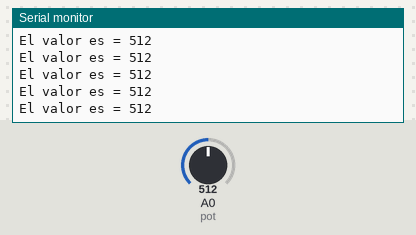
The sketch below on a simulated Arduino Uno, built with avr-gcc and run on an emulated ATmega328P. Shown: the last lines printed to the serial monitor. Inputs (shaded band) come from the test bench; at power-on: A0 (pot) = 512.

Above: at 1.2 s.
1.3 s: A0 (pot) set to 983
At 1.9 s:
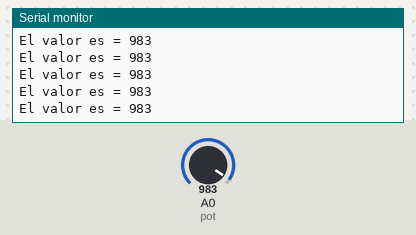
4.3 s: A0 (pot) set to 1009
At 5.1 s:
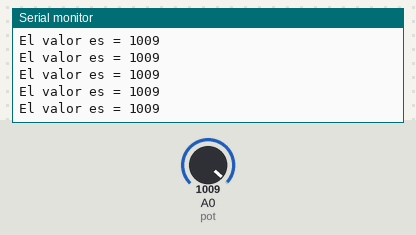
8.8 s: A0 (pot) set to 106
At 9.4 s:
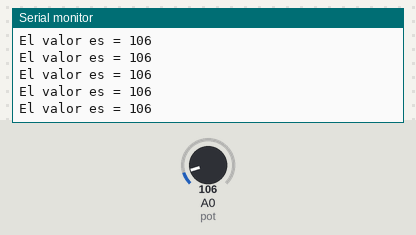
11.8 s: A0 (pot) set to 88
At 12.7 s:
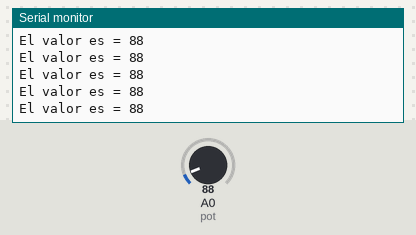
Timing chart, 0 to 14.8 s (numbered marks = the images above; inputs shaded):
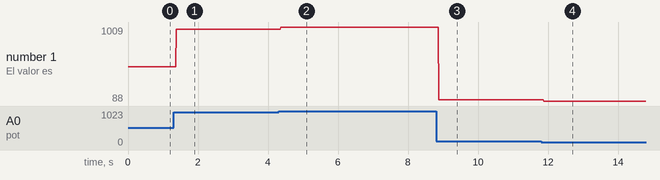

The sketch:

2_POTENCIOMETRO.ino
```cpp
// Configuracion, se ejecuta una vez al comienzo
void setup() {
  Serial.begin(9600); // Iniciar comunacion serial

}

// Programa principal
void loop() {
  int pot = analogRead(A0); // leemos el valor del potenciometro

  String texto = "El valor es = " + String(pot); // Generamos texto con el valor leido

  Serial.println(texto); // mostramos el texto en el monitor
}
```

Measured:
- after the input at 1.3 s, the serial monitor: prints a new line after 0.08 s (image 1)
- after the input at 4.3 s, the serial monitor: prints a new line after 0.07 s (image 2)
- after the input at 8.8 s, the serial monitor: prints a new line after 0.08 s (image 3)
- after the input at 11.8 s, the serial monitor: prints a new line after 0.08 s (image 4)
- plotted number 1: 512 → 983 after the input at 1.3 s, 983 → 1009 after the input at 4.3 s, 1009 → 106 after the input at 8.8 s, 106 → 88 after the input at 11.8 s
